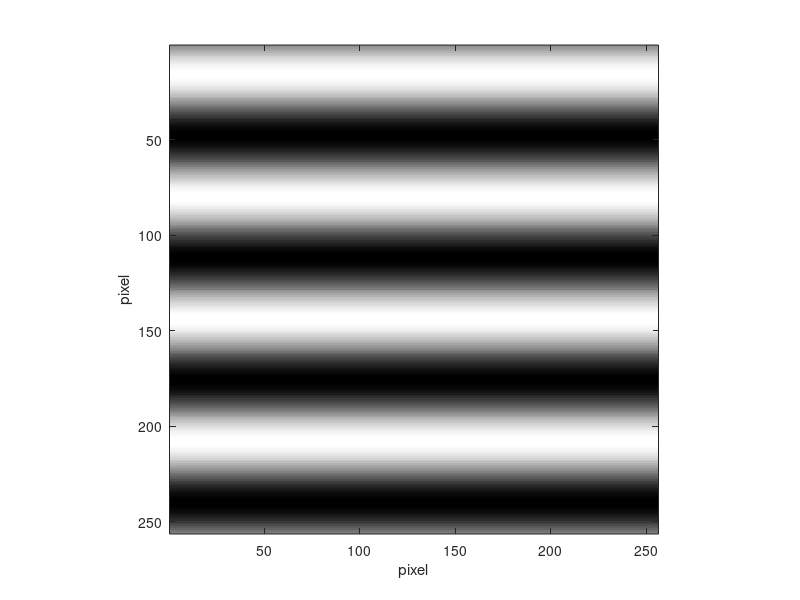
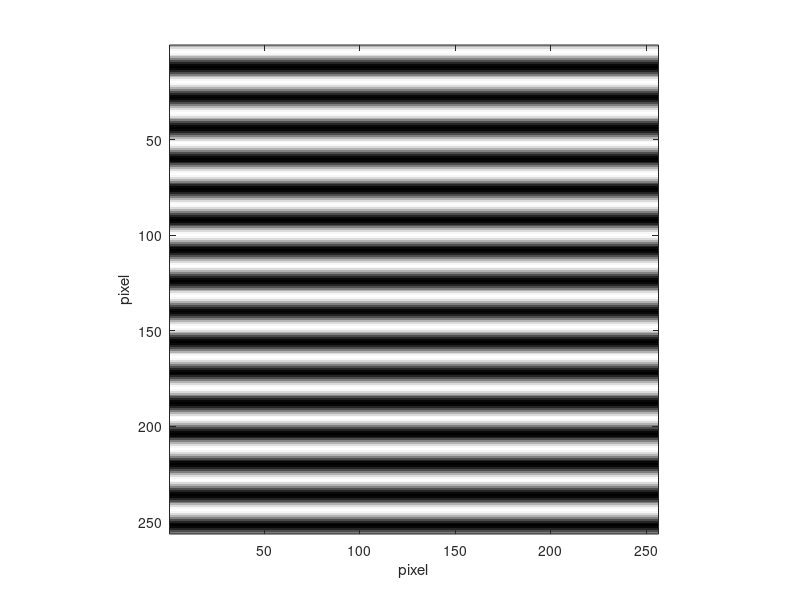
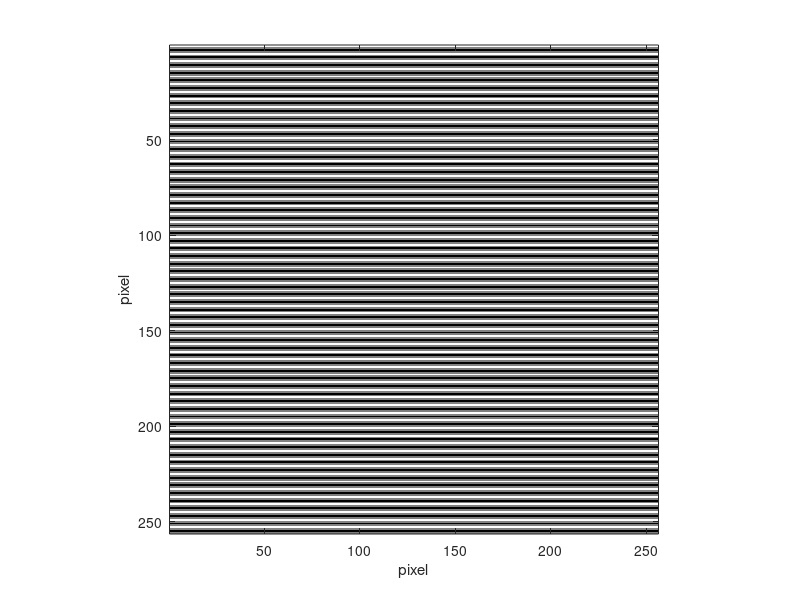
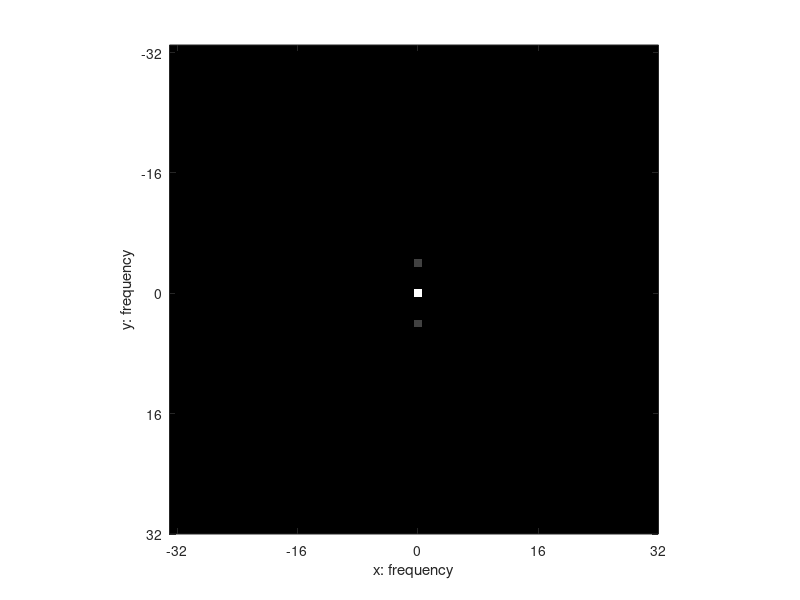

The MATLAB source for these figures, in order:
clear; close all;
H = 256;
W = 256;
img4 = zeros(H,W);
img16 = zeros(H,W);
img64 = zeros(H,W);
for h = 1:H
    for w = 1:W
        img4(h,w) = 1 + sin((2*pi*h) / H*4);
        img16(h,w) = 1 + sin((2*pi*h) / H*16);
        img64(h,w) = 1 + sin((2*pi*h) / H*64);
    end
end
img4_fft = abs(fftshift(fft2(img4))).^2;
img16_fft = abs(fftshift(fft2(img16))).^2;
img64_fft = abs(fftshift(fft2(img64))).^2;

fig0 = figure;
colormap('gray');
imagesc(img4);
axis image;
xlabel('pixel');
ylabel('pixel');
exportgraphics(fig0,'../Figures/08_21_img4.pdf','ContentType','vector');
fig0 = figure;
colormap('gray');
imagesc(img16);
axis image;
xlabel('pixel');
ylabel('pixel');
exportgraphics(fig0,'../Figures/08_22_img16.pdf','ContentType','vector');
fig0 = figure;
colormap('gray');
imagesc(img64);
axis image;
xlabel('pixel');
ylabel('pixel');
exportgraphics(fig0,'../Figures/08_23_img64.pdf','ContentType','vector');

fig0 = figure;
colormap('gray');
imagesc(img4_fft);
axis image;
xticks(1:16:256);
yticks(1:16:256);
xticklabels(-128:16:127);
yticklabels(-128:16:127);
xlabel('x: frequency');
ylabel('y: frequency');
axis([128-32 128+32+1 128-32 128+32+1]);
exportgraphics(fig0,'../Figures/08_24_img4-fft.pdf','ContentType','vector');
fig0 = figure;
colormap('gray');
imagesc(img16_fft);
axis image;
xticks(1:16:256);
yticks(1:16:256);
xticklabels(-128:16:127);
yticklabels(-128:16:127);
xlabel('x: frequency');
ylabel('y: frequency');
axis([128-32 128+32+1 128-32 128+32+1]);
exportgraphics(fig0,'../Figures/08_25_img16-fft.pdf','ContentType','vector');
fig0 = figure;
colormap('gray');
imagesc(img64_fft);
axis image;
xticks(1:16:256);
yticks(1:16:256);
xticklabels(-128:16:127);
yticklabels(-128:16:127);
xlabel('x: frequency');
ylabel('y: frequency');
axis([128-80 128+80+1 128-80 128+80+1]);
exportgraphics(fig0,'../Figures/08_26_img64-fft.pdf','ContentType','vector');